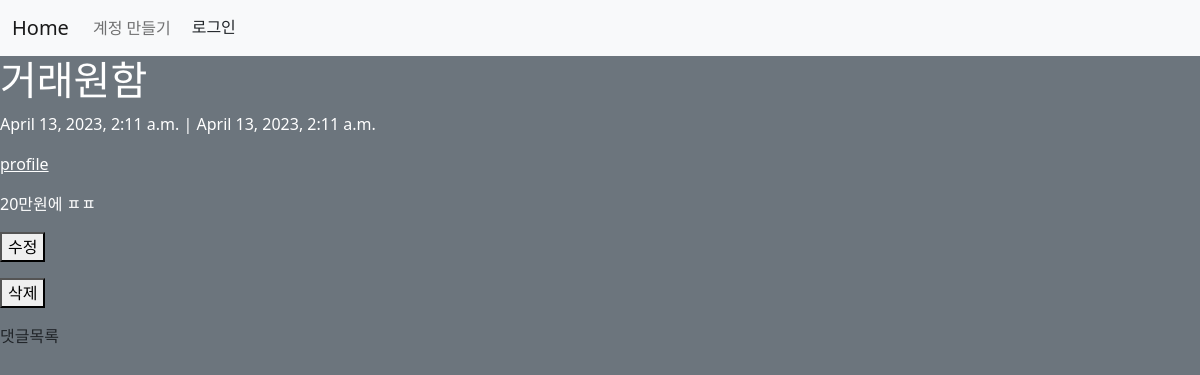
/community/1/, run on an earlier commit of the app's database.
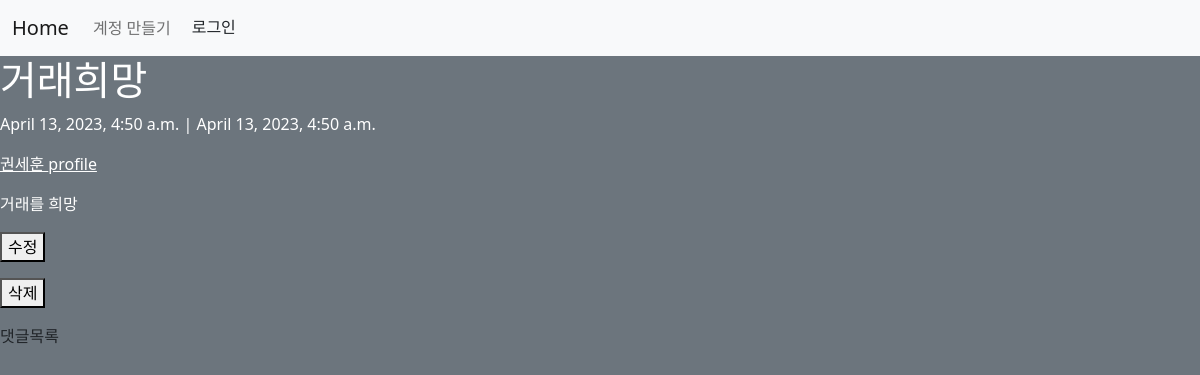
And on a later commit of the database.
### community/models.py (models this page shows)
class Posting(models.Model):
    title = models.CharField(max_length=200)
    content = models.TextField()
    created_at = models.DateTimeField(auto_now_add=True)
    updated_at = models.DateTimeField(auto_now=True)
    user = models.ForeignKey(settings.AUTH_USER_MODEL, on_delete=models.CASCADE)

### account/models.py (models this page shows)
class TradeUser(AbstractUser):
    trade_request = models.ManyToManyField(Posting, related_name='trade_request')
    steam_url = models.CharField(max_length=17 )
    nickname = models.CharField(max_length=10)

### community/views.py (the view)
# urls.py: path('<int:posting_pk>/', views.detail, name='detail'),
@require_safe
def detail(request, posting_pk):
    posting = get_object_or_404(Posting, pk=posting_pk)
    replies = posting.reply_set.all()
    form = ReplyForm(request.POST)
    return render(request, 'community/detail.html', {
        'posting' : posting,
        'replies' : replies,
        'form' : form,
    })

### community/templates/community/detail.html (shortened to what this page needs)
{% extends 'base.html' %}
{% block content %}
<h1 class="text-white">{{ posting.title }}</h1>
<p class="text-white">{{ posting.created_at}} | {{posting.updated_at}} </p>
<p>
    <a class="text-white" href="{% url 'account:get_steam_user_info' posting.user.steam_url %}">{{posting.user.username}} profile</a>
</p>
<p class="text-white">
    {{ posting.content | linebreaksbr }}
</p>
<p>
    <a href="{% url 'community:update' posting.pk %}">
        <button>수정</button>
    </a>
</p>
<p>
    <form action="{% url 'community:delete' posting.pk %}" method="POST">
        <button>삭제</button>
    </form>
</p>
{% include 'community/_reply_list.html' %}
{% endblock content %}

### templates/base.html (shortened to what this page needs)
<!DOCTYPE html>
<html lang="en">
<head>
    <link href="https://cdn.jsdelivr.net/npm/bootstrap@5.1.3/dist/css/bootstrap.min.css" rel="stylesheet">
</head>
<body class="bg-secondary">
    <nav class="navbar navbar-expand-lg navbar-light bg-light d-flex justify-content-between sticky-top">
        <div class="container-fluid">
          <a class="navbar-brand" href="{% url 'community:index' %}">Home</a>
          <div class="collapse navbar-collapse" id="navbarNav">
            <ul class="navbar-nav">
              {% if request.user.is_authenticated %}
              <li class="nav-item">
                <a class="nav-link" href="{% url 'account:get_steam_user_info' request.user.steam_url %}">{{request.user.username}} profile</a>
              </li>
              <li class="nav-item">
                <a class="nav-link" href="{% url 'community:create' %}">new posting</a>
              </li>
              <li class="nav-item">
                <a class="nav-link" href="{% url 'community:create' %}">NEW</a>
              </li>
              <li class="nav-item" align="right">
                <a class="nav-link me-1" href="{% url 'account:signout' %}">
                    <button>로그아웃</button>
                </a>
              </li>
              {% else %}
              <li class="nav-item" >
                <a class="nav-link" href="{% url 'account:signup' %}">계정 만들기</a>
              </li>
              <li class="nav-item" align="right">
                <a class="btn float-right me-1" href="{% url 'account:signin' %}">로그인</a>
              </li>
              {% endif %}
            </ul>
          </div>
        </div>
      </nav>
    {% block content %}
    {% endblock content %}
</body>
</html>

### community/templates/community/_reply_list.html (shortened to what this page needs)
<div>
    <p>댓글목록</p>
</div>

What changed in the data, as far as the page shows it:
changed Posting: title "거래원함" → "거래희망"; created_at "April 13, 2023, 2:11 a.m." → "April 13, 2023, 4:50 a.m."; updated_at "April 13, 2023, 2:11 a.m." → "April 13, 2023, 4:50 a.m."; user.username (not shown) → "권세훈"; content "20만원에 ㅍㅍ" → "거래를 희망"
